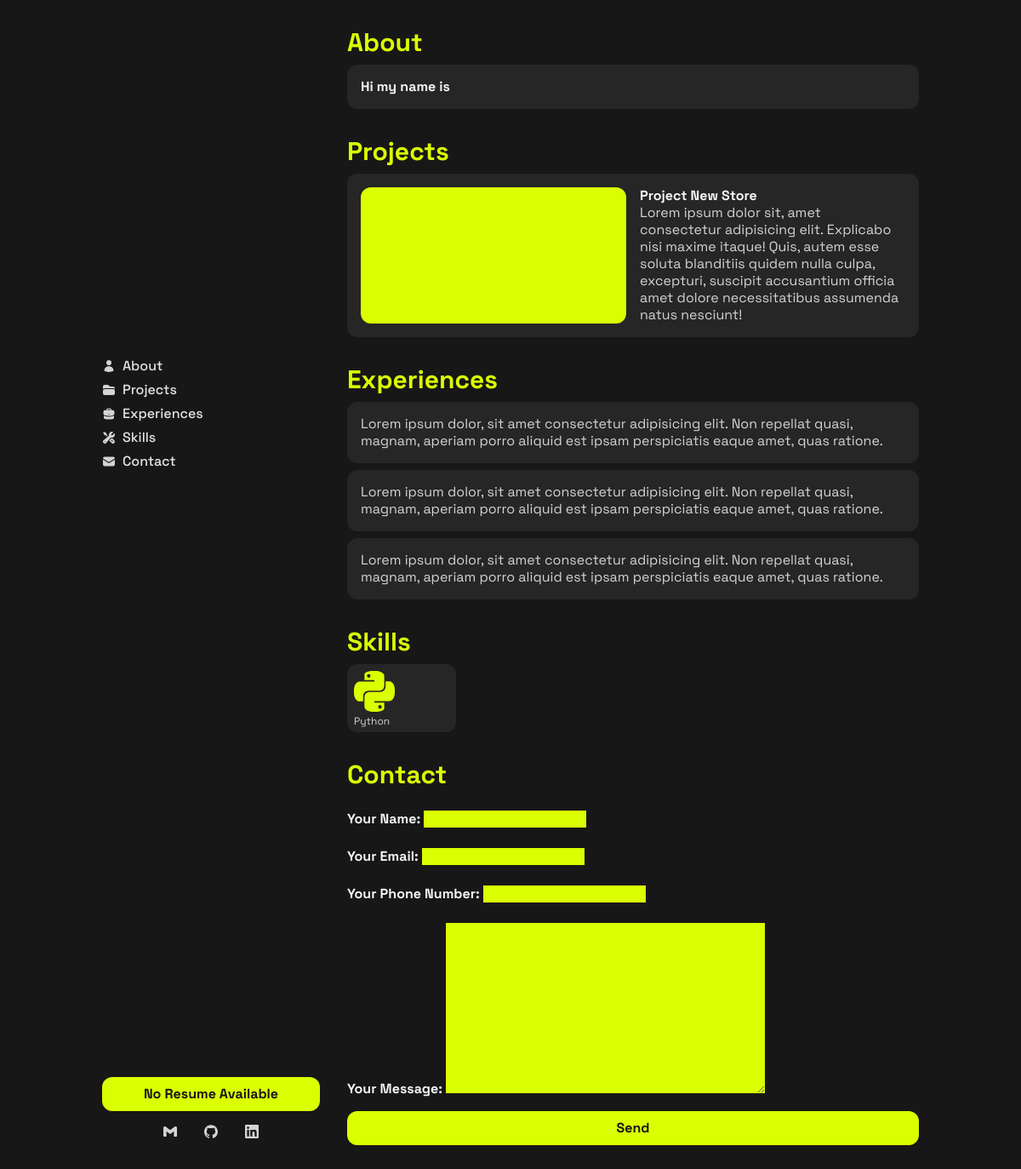
Before: / with the older database file.
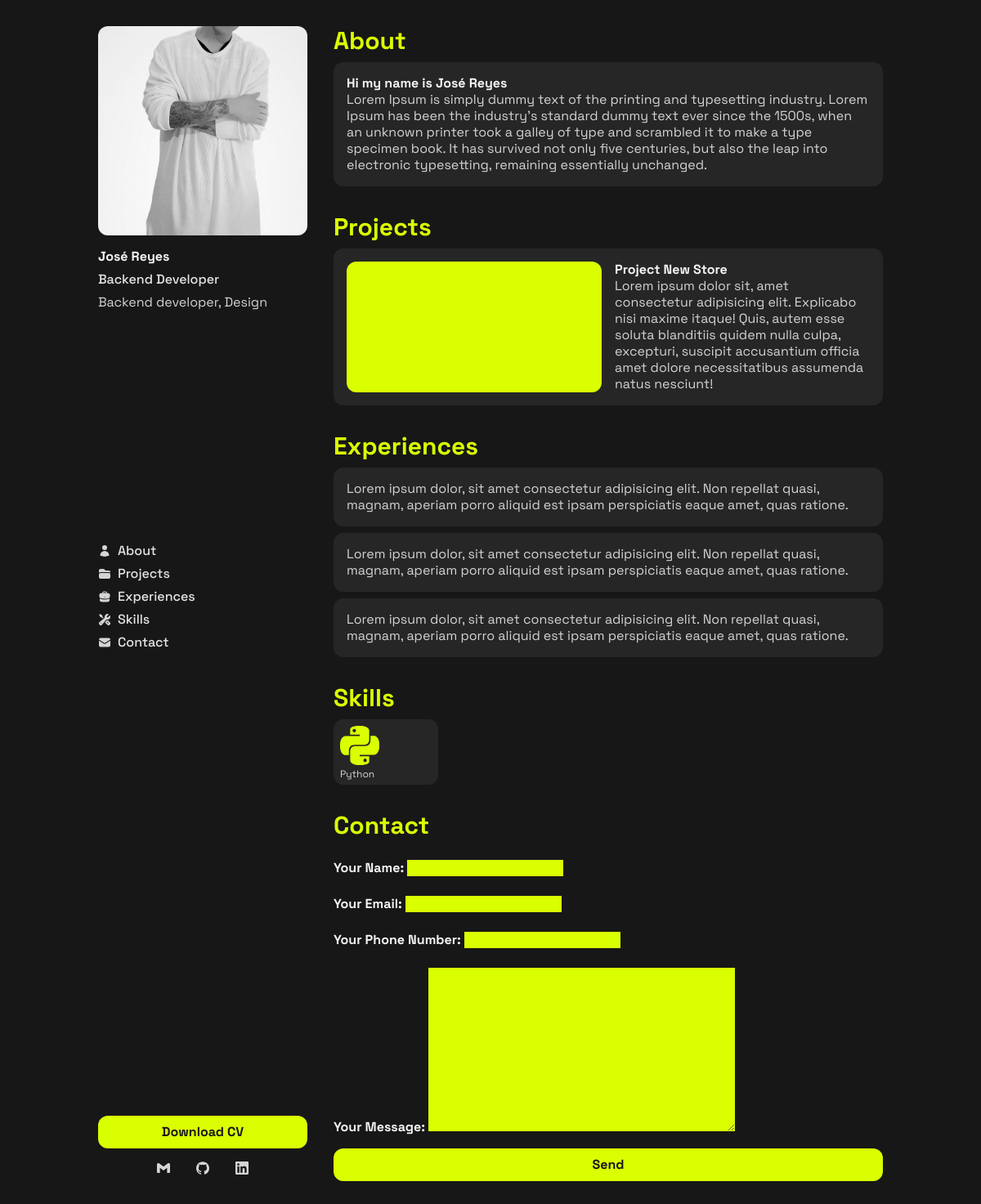
After: the same page with the newer database file.
### apps/base/models.py (models this page shows, shortened)
class Portfolio(models.Model):
    full_name = models.CharField(max_length=100)
    specialization = models.CharField(max_length=255)
    bio = models.TextField()
    about_me = models.TextField()
    gmail = models.URLField(blank=True)
    github = models.URLField(blank=True)
    linkedin = models.URLField(blank=True)
    image_file = models.ImageField(upload_to='portfolio/')
    resume_file = models.FileField(upload_to='portfolio/', null=True, blank=True)

### apps/base/views.py (the view, shortened to what this page needs)
# urls.py: path("", LandingTemplateView.as_view(), name="landing_view"),
class LandingTemplateView(TemplateView):
    template_name = 'base/landing.html'
    def get(self, request, *args, **kwargs):
        form = ContactForm()
        return render(request, self.template_name, {'form': form})

### apps/base/forms.py
class ContactForm(forms.ModelForm):
    class Meta:
        model = Contact
        fields = ['name', 'email', 'phone_number', 'message']
        widgets = {
            'name': forms.TextInput(attrs={'class': 'bg-chartreuse-400'}),
            'email': forms.EmailInput(attrs={'class': 'bg-chartreuse-400'}),
            'phone_number': forms.TextInput(attrs={'class': 'bg-chartreuse-400'}),
            'message': forms.Textarea(attrs={'class': 'bg-chartreuse-400'}),
        }

### apps/base/context_processors.py (called while the page is built)
def portfolio_context(_request):
    portfolio = Portfolio.objects.first()
    return {'portfolio': portfolio}

### templates/base/landing.html (shortened to what this page needs)
{% extends 'layouts/base.html' %}{% load static %}
{% block content %}
<section class="section">
  <h2 class="section__title" id="about">About</h2>
  <article class="box">
    <h3 class="text__bold">Hi my name is {{ portfolio.full_name }}</h3>
    <p>{{ portfolio.about_me }}</p>
  </article>
</section>
<section class="section">
  <h2 class="section__title" id="projects">Projects</h2>
  <article class="grid grid-cols-2 gap-4 box p-4">
    <figure class="bg-chartreuse-400 rounded-xl w-full h-full">
    </figure>
    <div>
      <h3 class="text__bold">Project New Store</h3>
      <span>Lorem ipsum dolor sit, amet consectetur adipisicing elit. Explicabo nisi maxime itaque! Quis, autem esse soluta blanditiis quidem nulla culpa, excepturi, suscipit accusantium officia amet dolore necessitatibus assumenda natus nesciunt!</span>
    </div>
  </article>
</section>
<section class="section">
  <h2 class="section__title" id="experiences">Experiences</h2>
  <article class="box p-4">
    Lorem ipsum dolor, sit amet consectetur adipisicing elit. Non repellat quasi, magnam, aperiam porro aliquid est ipsam perspiciatis eaque amet, quas ratione.
  </article>
  <article class="box p-4">
    Lorem ipsum dolor, sit amet consectetur adipisicing elit. Non repellat quasi, magnam, aperiam porro aliquid est ipsam perspiciatis eaque amet, quas ratione.
  </article>
  <article class="box p-4">
    Lorem ipsum dolor, sit amet consectetur adipisicing elit. Non repellat quasi, magnam, aperiam porro aliquid est ipsam perspiciatis eaque amet, quas ratione.
  </article>
</section>
<section class="section">
  <h2 class="section__title" id="skills">Skills</h2>
  <div class="skill__grid">
    <article class="skill">
      <span class="skill__name">Python</span>
    </article>
  </div>
</section>
<section class="section">
  <h2 class="section__title" id="contact">Contact</h2>
  <form method="post" action="{% url 'home:landing_view' %}" class="space-y-4">{% csrf_token %}
    <div class="form__group">
      <label for="user" class="text__bold">Your Name:</label>
      {{ form.name }}
    </div>
    <div class="form__group">
      <label for="email" class="text__bold">Your Email:</label>
      {{ form.email }}
    </div>
    <div class="form__group">
      <label for="message" class="text__bold">Your Phone Number:</label>
      {{ form.phone_number }}
    </div>
    <div class="form__group">
      <label for="message" class="text__bold">Your Message:</label>
      {{ form.message }}
    </div>
    <button type="submit" class="btn btn__primary">Send</button>
  </form>
</section>
{% endblock %}

### templates/layouts/base.html (shortened to what this page needs)
{% load static %}
<!DOCTYPE html>
<html lang="en">
<head>
  <link rel="stylesheet" href="{% static 'css/output.css' %}">
</head>
<body class="container styles">
  {% include 'includes/sidebar.html' %}
  <main class="sm:ml-72 space-y-8 p-8" id="main">
    {% block content %}{% endblock content %}
  </main>
</body>
</html>

### templates/includes/sidebar.html (shortened to what this page needs)
{% load static %}
<aside id="sidebar" class="sidebar">
  <figure>
    <img src="{{ portfolio.image_file.url }}" alt="{{ portfolio.full_name }}" class="sidebar__avatar">
  </figure>
  <div class="sidebar__info">
    <h1 class="text__bold">{{ portfolio.full_name }}</h1>
    <span class="text__medium">{{ portfolio.specialization }}</span>
    <span>{{ portfolio.bio }}</span>
  </div>
  <nav class="sidebar__nav">
    <ul class="space-y-2">
      <li>
        <a href="{% url 'home:landing_view' %}#about" class="sidebar__link group">
          <span class="text__medium">About</span>
        </a>
      </li>
      <li>
        <a href="{% url 'home:landing_view' %}#projects" class="sidebar__link group">
          <span class="text__medium">Projects</span>
        </a>
      </li>
      <li>
        <a href="{% url 'home:landing_view' %}#experiences" class="sidebar__link group">
          <span class="text__medium">Experiences</span>
        </a>
      </li>
      <li>
        <a href="{% url 'home:landing_view' %}#skills" class="sidebar__link group">
          <span class="text__medium">Skills</span>
        </a>
      </li>
      <li>
        <a href="{% url 'home:landing_view' %}#contact" class="sidebar__link group">
          <svg xmlns="http://www.w3.org/2000/svg" viewBox="0 0 24 24" fill="currentColor" class="icon">
            <path d="M1.5 8.67v8.58a3 3 0 0 0 3 3h15a3 3 0 0 0 3-3V8.67l-8.928 5.493a3 3 0 0 1-3.144 0L1.5 8.67Z" />
            <path d="M22.5 6.908V6.75a3 3 0 0 0-3-3h-15a3 3 0 0 0-3 3v.158l9.714 5.978a1.5 1.5 0 0 0 1.572 0L22.5 6.908Z" />
          </svg>
          <span class="text__medium">Contact</span>
        </a>
      </li>
    </ul>
  </nav>
  <div class="mt-auto space-y-2">
    {% if portfolio.resume_file %}
    <a href="{{ portfolio.resume_file.url }}" role="button" target="_blank" class="btn btn__primary">Download CV</a>
    {% else %}
    <a href="#" role="button" class="btn btn__primary">No Resume Available</a>
    {% endif %}
    <div class="flex justify-center">
      <a href="{{ portfolio.gmail }}" role="button" title="Gmail" target="_blank" class="sidebar__link--box" rel="noopener noreferrer">
      </a>
      <a href="{{ portfolio.github }}" role="button" title="GitHub" target="_blank" class="sidebar__link--box" rel="noopener noreferrer">
      </a>
      <a href="{{ portfolio.linkedin }}" role="button" title="LinkedIn" target="_blank" class="sidebar__link--box" rel="noopener noreferrer">
      </a>
    </div>
  </div>
</aside>

Changed rows visible on the page:
added Portfolio: image_file (placeholder picture), full_name "José Reyes", specialization "Backend Developer", bio "Backend developer, Design", about_me "Lorem Ipsum is simply dummy text of the printing and typesetting industry. Lorem Ipsum has been the industry's standard dummy text ever since the 1500s, when an unknown printer took a galley of type and scrambled it to make a type specimen book. It has survived not only five centuries, but also the leap into electronic typesetting, remaining essentially unchanged."
Other visible differences:
text no longer shown: "No Resume Available"
text now shown: "Download CV"
